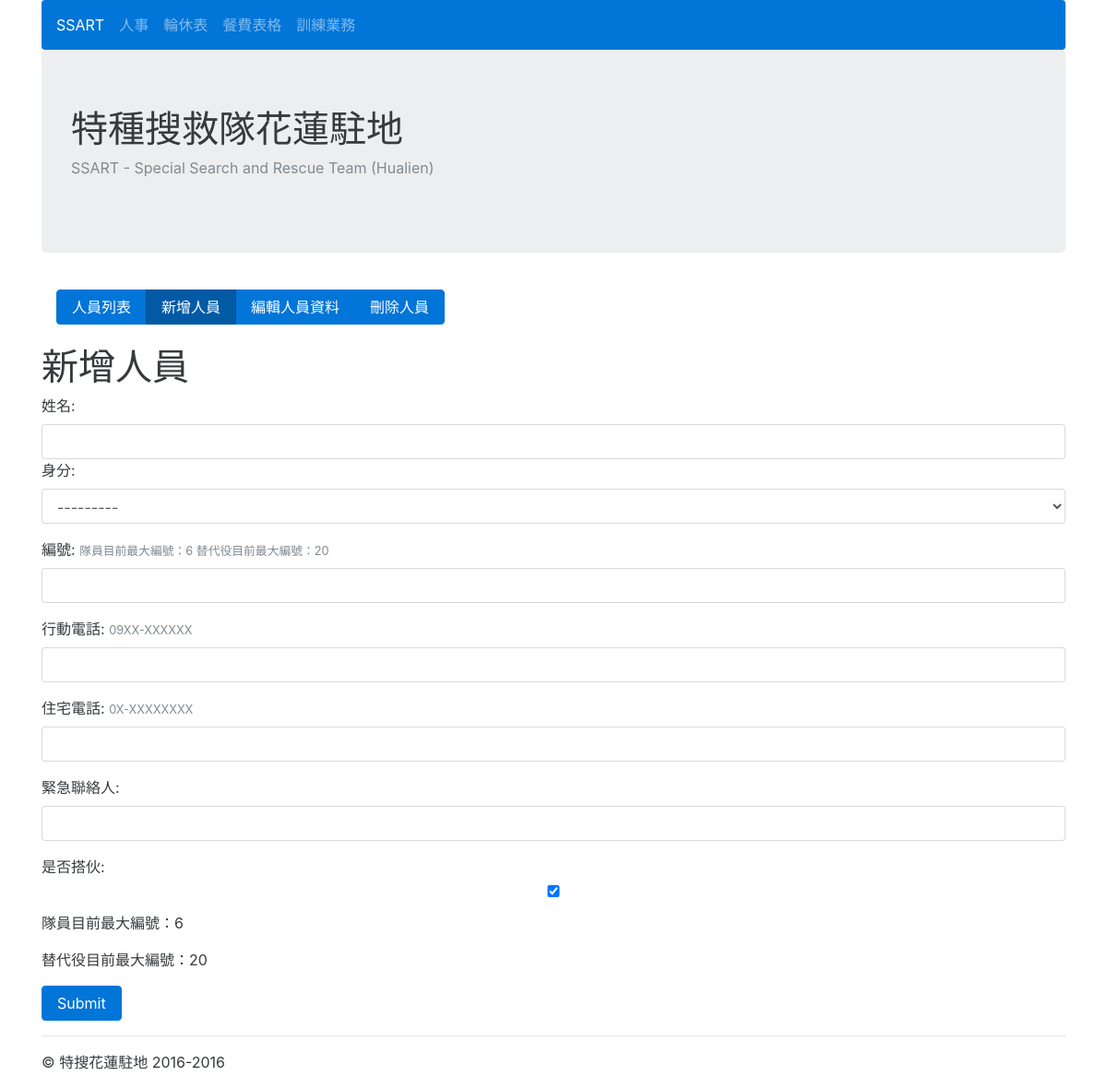
Page /userprofile/create_colleague on the earlier database version.
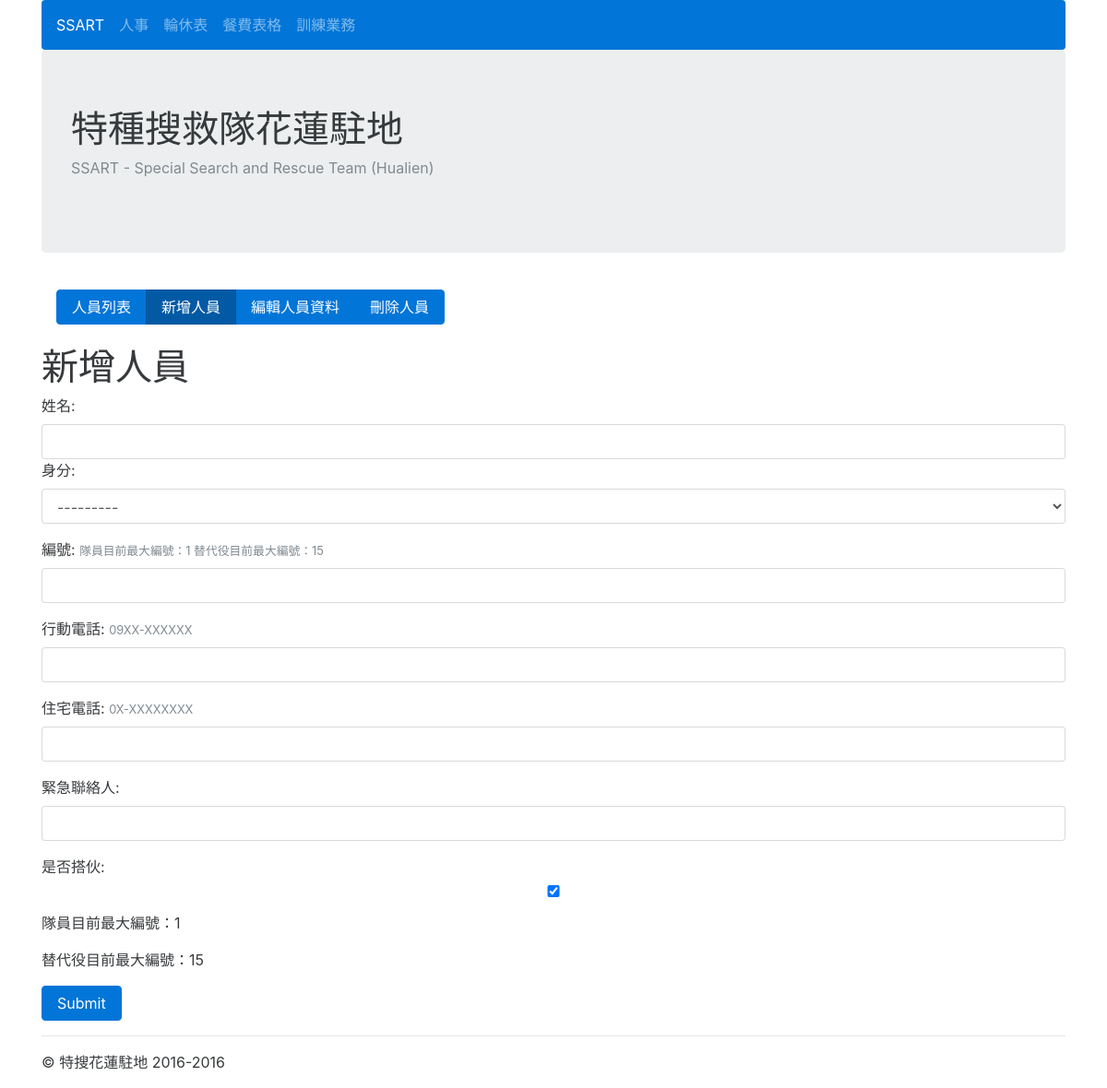
Same page on the later database version.
### userprofile/models.py (models this page shows, shortened)
class UserProfile(models.Model):
	name = models.CharField(max_length=20)
	rank = models.CharField(max_length=20, choices=RANK_CHOICES)
	number = models.IntegerField()
	mobile_phone = models.CharField(max_length=20, null=True, blank=True)
	home_phone = models.CharField(max_length=20, null=True, blank=True)
	emergency_call = models.CharField(max_length=20, null=True, blank=True)
	eat = models.BooleanField(default=True)
	objects = models.Manager()
	members = MemberManager()
	substitutes = SubstituteManager()
	eats = EatManager()
	class Meta:
		ordering = ['number']

### userprofile/views.py (the view)
def create_colleague(request):
	form = CreateColleagueForm()
	if request.method == "POST":
		form = CreateColleagueForm(request.POST)
		if form.is_valid():
			form.save()
			messages.add_message(request, messages.INFO, '已新增人員')
			return HttpResponseRedirect('profile_list')
	last_members = UserProfile.members.all().order_by("-number")[0]
	last_substitutes = UserProfile.substitutes.all().order_by("-number")[0]
	context = {
	'form':form,
	'last_members':last_members,
	'last_substitutes':last_substitutes,
	}
	return render(request, 'create_colleague.html', context)

### userprofile/forms.py
class CreateColleagueForm(forms.ModelForm):
	class Meta:
		model = UserProfile
		fields = [
		'name',
		'rank',
		'number',
		'mobile_phone',
		'home_phone',
		'emergency_call',
		'eat',
		]
		labels = {
        'name': '姓名',
        'rank': '身分',
        'number': '編號',
        'mobile_phone': '行動電話',
        'home_phone':'住宅電話',
        'emergency_call':'緊急聯絡人',
        'eat':'是否搭伙',
        }
	def __init__(self, *args, **kwargs):
		super(CreateColleagueForm, self).__init__(*args, **kwargs)
		for field in self.fields.values():
			field.error_messages = {
			'required':'請填入{fieldname}'.format(fieldname=field.label),
			}

### userprofile/models.py (called while the page is built)
	def get_queryset(self):
		return super(MemberManager, self).get_queryset().filter(rank='隊員')

	def get_queryset(self):
		return super(SubstituteManager, self).get_queryset().filter(rank='替代役')

### userprofile/templates/create_colleague.html (shortened to what this page needs)
{% extends 'base.html' %}
{% load widget_tweaks %}
{% block content %}
<nav class="navbar">
<div class="btn-group">
<a href={% url 'profile_list' %} class="btn btn-primary"> 人員列表</a>
<a href={% url 'create_colleague' %} class="btn btn-primary active"> 新增人員</a>
<a href={% url 'edit_profile' %} class="btn btn-primary"> 編輯人員資料</a>
<a href={% url 'profile_delete_list' %} class="btn btn-primary"> 刪除人員</a>
</div>
</nav>
<p>
<h1>新增人員</h1>
<form action="" method="POST">
    {{form.name.label_tag}}{{ form.name|add_class:'form-control' }}<p>
    {{form.rank.label_tag}}{{ form.rank|add_class:'form-control' }}<p>
    {{form.number.label_tag}} <small class='text-muted'>隊員目前最大編號：{{ last_members.number }} 替代役目前最大編號：{{ last_substitutes.number }}</small>{{ form.number|add_class:'form-control' }}<p>
    {{form.mobile_phone.label_tag}} <small class='text-muted'>09XX-XXXXXX</small>{{ form.mobile_phone|add_class:'form-control' }}<p>
    {{form.home_phone.label_tag}} <small class='text-muted'>0X-XXXXXXXX</small>{{ form.home_phone|add_class:'form-control' }}<p>
    {{form.emergency_call.label_tag}}{{ form.emergency_call|add_class:'form-control' }}<p>
    {{form.eat.label_tag}}{{ form.eat|add_class:'form-control' }}<p>
    <p>
    隊員目前最大編號：{{ last_members.number }}
<p>替代役目前最大編號：{{ last_substitutes.number }}</p>
    <input type="submit" class="btn btn-primary">
</form>
{% endblock %}

Differences in the rows shown:
removed UserProfile: number "6"
removed UserProfile: number "20"
now on this page (row edited): UserProfile: number "1"
now on this page (row edited): UserProfile: number "15"
